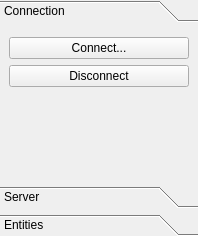
<?xml version="1.0" encoding="UTF-8"?>
<ui version="4.0">
 <class>ToolsSubWindow</class>
 <widget class="QToolBox" name="ToolsSubWindow">
  <property name="windowModality">
   <enum>Qt::NonModal</enum>
  </property>
  <property name="geometry">
   <rect>
    <x>0</x>
    <y>0</y>
    <width>198</width>
    <height>236</height>
   </rect>
  </property>
  <property name="windowTitle">
   <string>Tools</string>
  </property>
  <property name="currentIndex">
   <number>0</number>
  </property>
  <widget class="QWidget" name="page">
   <property name="geometry">
    <rect>
     <x>0</x>
     <y>0</y>
     <width>198</width>
     <height>152</height>
    </rect>
   </property>
   <attribute name="label">
    <string>Connection</string>
   </attribute>
   <layout class="QVBoxLayout" name="verticalLayout">
    <item>
     <widget class="QPushButton" name="pushButton">
      <property name="text">
       <string>Connect...</string>
      </property>
     </widget>
    </item>
    <item>
     <widget class="QPushButton" name="pushButton_2">
      <property name="text">
       <string>Disconnect</string>
      </property>
     </widget>
    </item>
    <item>
     <spacer name="verticalSpacer">
      <property name="orientation">
       <enum>Qt::Vertical</enum>
      </property>
      <property name="sizeHint" stdset="0">
       <size>
        <width>20</width>
        <height>40</height>
       </size>
      </property>
     </spacer>
    </item>
   </layout>
  </widget>
  <widget class="QWidget" name="page_1">
   <property name="geometry">
    <rect>
     <x>0</x>
     <y>0</y>
     <width>198</width>
     <height>152</height>
    </rect>
   </property>
   <attribute name="label">
    <string>Server</string>
   </attribute>
   <layout class="QVBoxLayout" name="verticalLayout_2">
    <item>
     <widget class="QPushButton" name="pushButton_5">
      <property name="text">
       <string>Global server log...</string>
      </property>
     </widget>
    </item>
    <item>
     <widget class="QPushButton" name="pushButton_3">
      <property name="text">
       <string>Pause</string>
      </property>
     </widget>
    </item>
    <item>
     <widget class="QPushButton" name="pushButton_4">
      <property name="text">
       <string>Save maps</string>
      </property>
     </widget>
    </item>
    <item>
     <spacer name="verticalSpacer_2">
      <property name="orientation">
       <enum>Qt::Vertical</enum>
      </property>
      <property name="sizeHint" stdset="0">
       <size>
        <width>20</width>
        <height>40</height>
       </size>
      </property>
     </spacer>
    </item>
   </layout>
  </widget>
  <widget class="QWidget" name="page_2">
   <property name="geometry">
    <rect>
     <x>0</x>
     <y>0</y>
     <width>198</width>
     <height>152</height>
    </rect>
   </property>
   <attribute name="label">
    <string>Entities</string>
   </attribute>
   <layout class="QVBoxLayout" name="verticalLayout_3">
    <item>
     <widget class="QPushButton" name="pushButton_6">
      <property name="text">
       <string>Entity list...</string>
      </property>
     </widget>
    </item>
    <item>
     <spacer name="verticalSpacer_3">
      <property name="orientation">
       <enum>Qt::Vertical</enum>
      </property>
      <property name="sizeHint" stdset="0">
       <size>
        <width>20</width>
        <height>40</height>
       </size>
      </property>
     </spacer>
    </item>
   </layout>
  </widget>
 </widget>
 <resources/>
 <connections/>
</ui>
